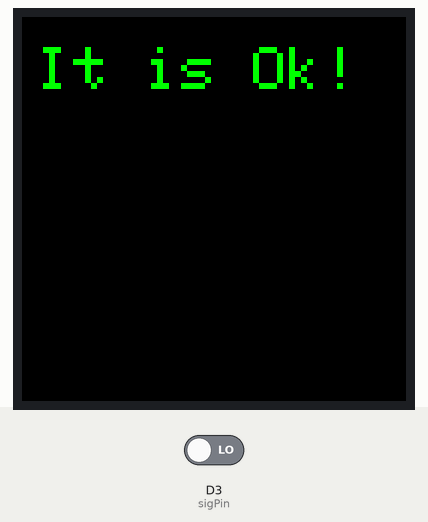
Simulated run of this sketch. Board: ESP8266 (NodeMCU). Parts: 128×128 colour display. The test bench sets the inputs (shaded band); at power-on: D3 (sigPin) LOW.

Above: at 1.3 s.
1.4 s: D3 (sigPin) driven HIGH
At 2.9 s:
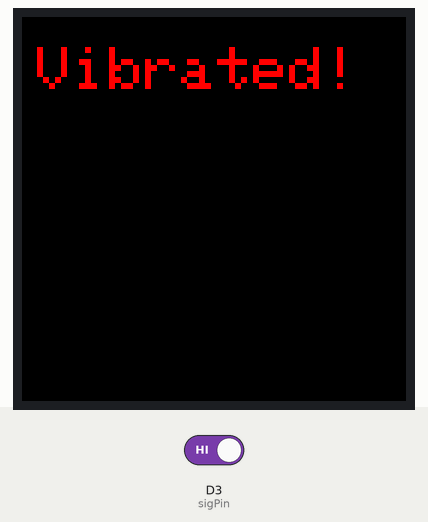
3.2 s: D3 (sigPin) driven LOW
At 4.3 s:
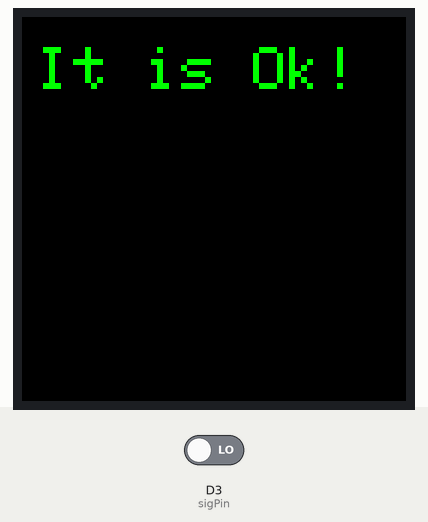
Timing chart, 0 to 6.2 s (numbered marks = the images above; inputs shaded):
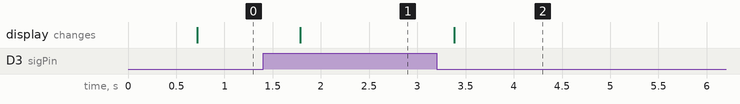

Measured:
- after the input at 1.4 s, the display: changes after 0.38 s (image 1)
- after the input at 3.2 s, the display: changes after 0.18 s (image 2)

The sketch:

tftVibration.ino
```cpp
#include <TFT_ILI9163C.h>    //utilizada para se comunicar com o módulo LCD
const int sigPin = 0;  // set number of the tilt switch pin D3 (0)
boolean sigState = 0; // set sensor status


//Define as cores
#define BLACK   0x0000
#define BLUE    0x001F
#define RED     0xF800
#define GREEN   0x07E0
#define CYAN    0x07FF
#define MAGENTA 0xF81F
#define YELLOW  0xFFE0
#define WHITE   0xFFFF

#define __CS D1 // pino que conectaremos o CS do módulo LCD
#define __DC D4 // pino que conectaremos o RS do módulo LCD

TFT_ILI9163C display = TFT_ILI9163C(__CS, __DC); // construtor do objeto que utilizaremos para se comunicar com o módulo LCD

String vibrated;

void setup(void) {

    Serial.begin(115200);
    pinMode(sigPin, INPUT);
    display.begin(); // inicialização para se comunicar com o módulo LCD
    display.clearScreen(); // limpa a tela, removendo todos os desenhos
    display.fillScreen(BLACK); // pinta a tela toda de preto
    display.setTextSize(2); // configura o tamanho do texto com o tamanho 2
    display.setTextColor(GREEN); // configura a cor do texto como verde
    display.setCursor(5,10); // posiciona o cursor para começar a escrita a partir do (x,y)

}

void loop(){

    delay(500);

    sigState = digitalRead(sigPin);

    vibrated = "It is Ok!";

    if (sigState == HIGH) {
       display.setTextColor(RED); // configura a cor do texto como vermelho
       vibrated = "Vibrated!";
    }else{
       display.setTextColor(GREEN); // configura a cor do texto como verde
    }

    display.clearScreen(); // limpa a tela, removendo todos os desenhos
    display.fillScreen(BLACK); // pinta a tela toda de preto
    display.setTextSize(2); // configura o tamanho do texto com o tamanho 2
    display.setCursor(5,10); // posiciona o cursor para começar a escrita a partir do (x,y)
    display.print(""+ vibrated); // escreve em tela

}
```
